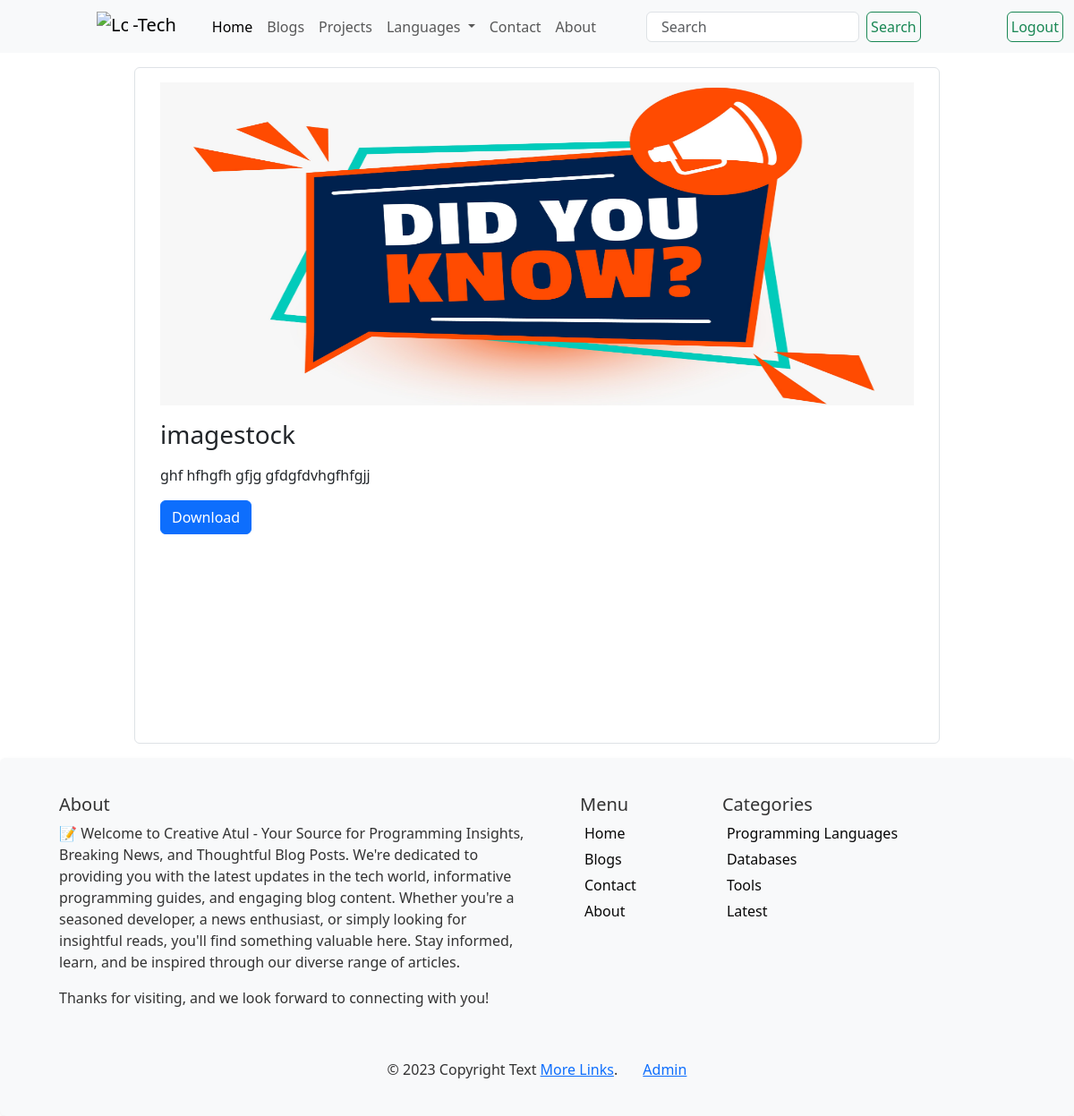
The page /project/imagestock/ on the database its author committed.
### blog/models.py (models this page shows, shortened)
class Project(models.Model):
    project_id = models.AutoField(primary_key=True)
    title=models.CharField(max_length=200,verbose_name="Title")
    content= models.TextField(default="")
    image=models.FileField(upload_to='post/')
    file=models.FileField(upload_to='post/')
    amount=models.CharField(max_length=10, default=0)
    add_date = models.DateTimeField(auto_now_add=True, null=True)
    language = models.ForeignKey(Language, on_delete=models.CASCADE)

### blog/views.py (the view)
# urls.py: path('project/<slug:title>/', projectPost),
def projectPost(request, title):
    projects = Project.objects.get(title=title)
    languages = Language.objects.all()
    return render(request, 'projectPost.html', {'projects': projects, 'languages': languages})

### template/projectPost.html (shortened to what this page needs)
{%extends 'projectBase.html' %}
{%block content%}
<div class="container w-75" >
    <div class="row border rounded my-3 p-3 ">
        <div class="col">
            <img src="/media/{{projects.image}}" class="responsive-img w-100 h-50" alt="">
            <br>
            <h3 class="my-3">{{projects.title}}</h3>
            <p>
                {{projects.content|safe}}
            </p>
            <a href="" class="btn btn-primary">Download</a>
        </div>
    </div>
</div>
{%endblock%}

### template/projectBase.html (style rules this page uses)
html, body { width: 100%; height: 100%; padding: 0; margin: 0; overflow-x: hidden; }

### rows shown on the page
Project: image (picture), title "imagestock", content "ghf hfhgfh gfjg gfdgfdvhgfhfgjj"
